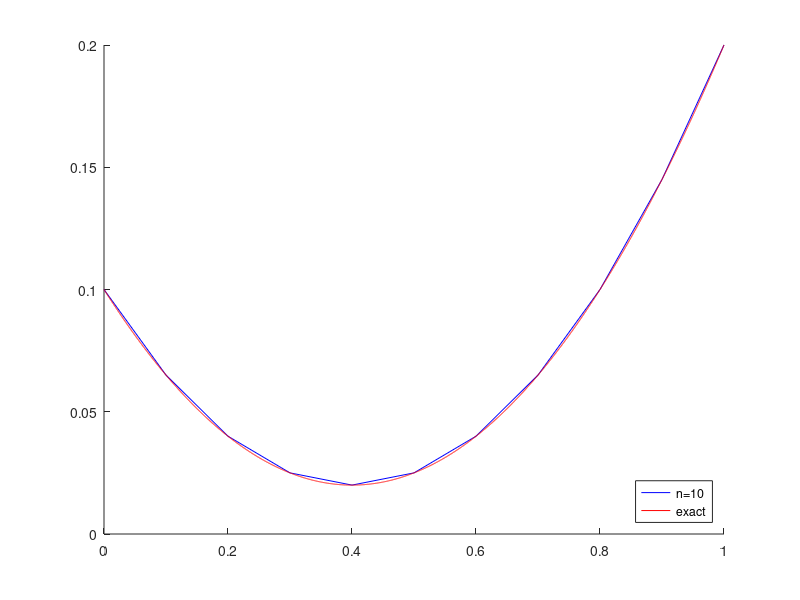

This chart was generated by the following MATLAB code:
% Poissonova rovnice (1D interval (0,1))
% metodou konecnych prvku
%
% Nenulova (nehomogenni) Dirichletova okr. podminka
%
% -u'' = -1 v (0,1)
%  u(0) = u0, u(1) = u1
%
% fyzikalni motivace - uloha vedeni tepla:
% u ... teplota
% u0 ... dana teplota na levem konci
% u1 ... dana teplota na pravem konci
%
% n  = pocet delicich uzlu intervalu

u0 = 0.1
u1 = 0.2
n = 10
h = 1/n

% definice presneho reseni pro porovnani
exact_t = @(x,u0,u1) 0.5*x.*x +(u1-u0-0.5)*x + u0;
exact = @(x) exact_t(x,u0,u1);

% Vypoctene objekty:
% x = delici body intervalu
% u = vypoctena teplota
% A = matice diskretni ulohy
% b = vektor diskretni ulohy

A = zeros(n+1);
b = zeros(n+1,1);

%%%%% Vypocet %%%%%

  % Sestaveni matice
  
  % vypocet skalarnich soucinu bazovych funkci
  % (pouzivame po castech linearni funkce, tzv. Courantovu bazi)
  for i=2:n
    A(i,i)   = 2;
    A(i,i-1) = -1;
    A(i,i+1) = -1;
  end
  A = 1/h * A;
  
  % Sestaveni prave strany
  
  % vypocet skalarnich soucinu s bazovymi funkcemi
  for i=2:n
    b(i,1) = -h;
  end
  
  % dirichletovy okrajove podminky
  A(1,1) = 1;
  b(1) = u0;
    % eliminace u0
    b(2) = b(2) - u0 * A(2,1);
    A(2,1) = 0;
  A(n+1,n+1) = 1;
  b(n+1) = u1;
    % eliminace u1
    b(n) = b(n) - u1 * A(n,n+1);
    A(n,n+1) = 0;
  
  % Zobraz soustavu
  output_precision(1)
  [A b]
  
  % Vyreseni algebraicke soustavy
  u = A\b;
  
  % Vykresleni reseni
  x = linspace(0,1,n+1);
  key=sprintf('n=%d',n);
  figure;
  hold on;
  % Vykresleni reseni
  plot(x,u,'-b', 'DisplayName', key);
  
  xt = linspace(0,1,1e4);
  plot(xt,exact(xt),'-r','DisplayName', 'exact');
  legend('Location','southeast');
  hold off;

